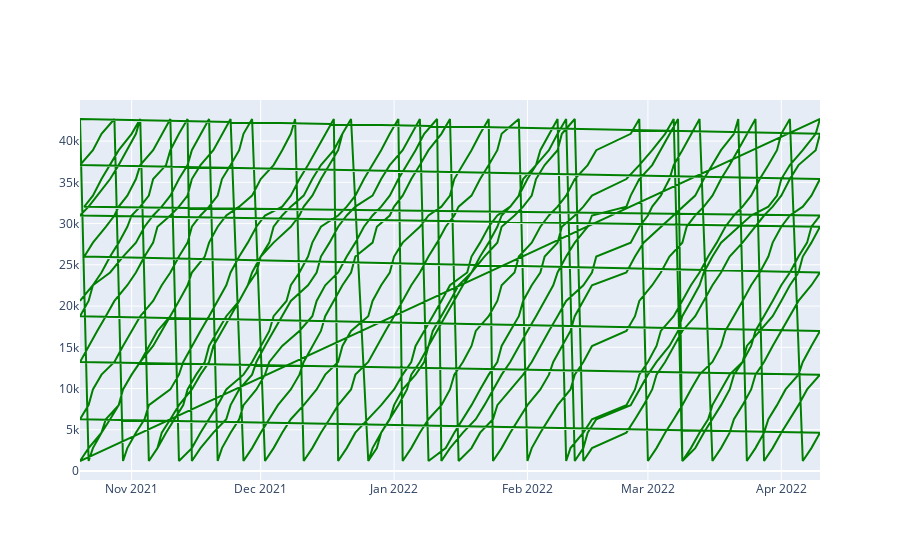

The notebook cell saved with this chart:
### Code cell
fig = go.Figure()
df = pd.read_csv('schedule_acd.csv',index_col=0)
df=df[df['season']==2022]

fig.add_trace(
    go.Scatter(x = pd.to_datetime(df['datetime']), 
            y = acd,
            mode = 'lines',
            line={'color': 'green'},
            name='Average',
            )
)
fig.show()

### Figure 1 — Plotly figure (JSON) as saved in the notebook; plotly's stock layout.template omitted (floating-point values rounded to 4 significant figures; data arrays with more than 128 entries replaced by an {"elided": "..."} marker saying what was removed)
{"data": [{"line": {"color": "green"}, "mode": "lines", "name": "Average", "type": "scatter", "x": {"elided": "2460 str values"}, "y": {"elided": "750 float values"}}], "layout": {}}
